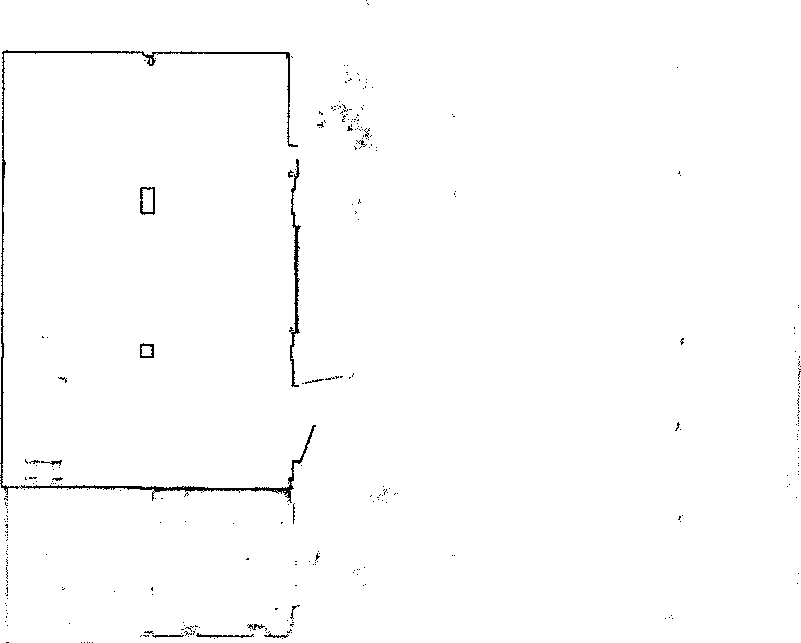
#> input picture maps/warehouse.pgm, 801 x 643 px
$ python Astar.py
#> lines starting #> are read from the running program, lines starting #| are printed output that depends on the picture
### mapping.py
#!
import cv2
import math
import numpy as np
import matplotlib.pyplot as plt

class maper:
    def __init__(self, filename):
#> called with filename = 'maps/warehouse.pgm'
        try:
            self.im = cv2.imread(filename, 0) # numpy.ndarray
#> self.im: shape (643, 801); 99% white; black in thin lines or dots
        except:
            raise FileExistsError(f"Cannot import the file {filename}")
        self.filename = filename
        self.resolution = 0.05 # original resolution
        self.shape = self.im.shape
#> self.shape = (643, 801)
        # opencv image coordinate [#row, #column] (row major in this case)
        # ---- columns (width) ---->
        # |
        # |
        # rows (height)
        # |
        # |
        # v
        self.rows = self.shape[0]
#> self.rows = 643
        self.cols = self.shape[1]
#> self.cols = 801

    def rowsInMeter(self):
        '''return the rows in meter'''
        return self.rows * self.resolution

    def ColumnsInMeter(self):
        '''return the cols in meter'''
        return self.cols * self.resolution

    def degenerate(self, tar_res):
        '''degenerate the resolution of the map'''
#> called with tar_res = 0.2
        srh_idc = math.floor(tar_res / self.resolution)
        new_rows = math.floor(self.rows / srh_idc)
#> new_rows = 160
        new_cols = math.floor(self.cols / srh_idc)
#> new_cols = 200
        new_im = np.ndarray((new_rows, new_cols), dtype='uint8') # row-major
        for i in range(new_rows):
            for j in range(new_cols):
                mat = self.im[srh_idc*i:srh_idc*(i+1)-1, srh_idc*j:srh_idc*(j+1)-1]
                if np.any(mat == 0):
                    new_im[i,j] = 0
                else:
                    new_im[i,j] = 255
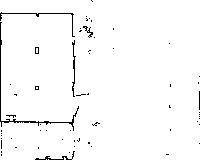
#> new_im: shape (160, 200); 97.6% white; black in thin lines or dots
        self.im = new_im
        self.resolution = tar_res
        self.shape = self.im.shape
#> self.shape = (160, 200)
        self.rows = new_rows
#> self.rows = 160
        self.cols = new_cols
#> self.cols = 200
        print(f'Map is degenerating to [{self.rows}, {self.cols}] with resolution {self.resolution} m/pixel.')
#| Map is degenerating to [160, 200] with resolution 0.2 m/pixel.

    def __coordMap2plot(self, m):
        return [m[1], self.rows-1-m[0]]

    def createCartesianGridMap(self):
        '''create a cartesian grid map for planning and plotting'''
        print("Creating the cartesian grid map...")
        new_im = np.zeros((self.cols, self.rows), dtype='uint8') # all black
        for r in range(self.rows):
            for c in range(self.cols):
                cart_x, cart_y = self.__coordMap2plot([r, c])
                if self.im[r][c] != 0:
                    new_im[cart_x][cart_y] = 255
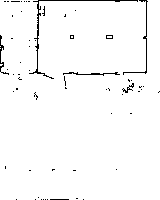
#> new_im: shape (200, 160); 97.6% white; black in thin lines or dots
        self.cartIm = new_im
        self.xlim = [0, self.cols]
#> self.xlim = [0, 200]
        self.ylim = [0, self.rows]
#> self.ylim = [0, 160]
        print(f"Cartesian gird map built: xlim:{self.xlim}, ylim:{self.ylim}")
#| Cartesian gird map built: xlim:[0, 200], ylim:[0, 160]

    # [50 lines left out: functions cartesianResult, preview, mapUnitTest, not called in this run]

# [2 lines that do not run on import are left out]


### Astar.py
#!
# identify the intepreter for python

# Author: Lu, Hong
# Email: luhong@mooe-robot.com
# Created: 2021, Nov, 24
# Last Modified: 2021, Nov, 24

from heapq import heappush, heappop, heapify
import numpy as np
from node import node
from mapping import maper
import param

class Astar:
    def __init__(self, mapFilename, resolution) -> None:
        self.map = maper(mapFilename)
        self.map.degenerate(resolution)
        self.map.createCartesianGridMap()
        self._resolution = self.map.resolution
        self._xlimCartesian = self.map.xlim
        self._ylimCartesian = self.map.ylim
        self._start = [int(param.start[0]/self._resolution)-1, int(param.start[1]/self._resolution)-1]  # convert coordinate into the pixel
        self._goal = [int(param.goal[0]/self._resolution)-1, int(param.goal[1]/self._resolution)-1] # convert coordinate into the pixel
        self._nnDir = [[1,0],[0,-1],[-1,0],[0,1]]
        self._nodeDict = {}
        self._nodeVisitNum = 0
        self._path = []

    def getPath(self):
        return self._path.reverse()

    def isGoal(self, cur: object, goal: object) -> bool:
        """cur and goal is the object of the class node"""
        return cur == goal

    # [69 lines left out: functions findNeighbours, planOnCartesian, retrievePath, not called in this run]

def main():
    print('Astar planner started.')
    planner = Astar('maps/warehouse.pgm', 0.2)
    planner.retrievePath()
    path = planner._path
    planner.map.cartesianResult(param.start, param.goal, path)


if __name__ == '__main__':
    main()
#> (the call stopped at in __init__, `self._start = [int(param.start[0]/self._resolution)-1, int(param.start..`: param is not available in this run)
